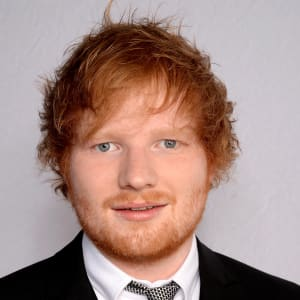
#> input picture Code/ed_sheeran.jpg, 300 x 300 px
$ jupyter execute 'Edge Detection.ipynb'   (older library calls are emulated)
#> lines starting #> are read from the running program, lines starting #| are printed output that depends on the picture; after the words box and inside, x2 and y2 are one past the last pixel; in counts of white or black regions, pixels touching at a corner belong together
[cell 1]
import matplotlib.image as mpimg
import matplotlib.pyplot as plt
import numpy as np

import cv2

[cell 2]
ed  = cv2.imread('ed_sheeran.jpg')
#> ed is the input picture: shape (300, 300, 3); mean B, G, R 131.9, 138.4, 165.4
jay = cv2.imread('jay_chou.jpg')

cv2.imshow('Ed_Sheeran', ed)

# cv2.waitKey()
# cv2.destroyAllWindows()

[cell 3]
ed.shape
#> Out = (300, 300, 3)

[cell 4]
gray_ed = cv2.cvtColor(ed, cv2.COLOR_BGR2GRAY)
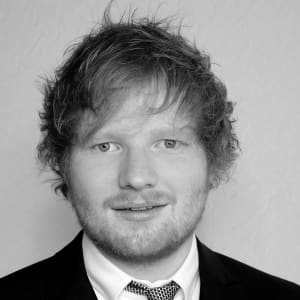
#> gray_ed: shape (300, 300); min 0, max 255, mean 145.7
cv2.imshow("Gray Ed Sheeran", gray_ed)

[cell 5]
#Sobel X

x_sobel_3 = cv2.Sobel(gray_ed, cv2.CV_64F, dx=1, dy=0, ksize=3)
x_sobel_5 = cv2.Sobel(gray_ed, cv2.CV_64F, dx=1, dy=0, ksize=5)
x_sobel_7 = cv2.Sobel(gray_ed, cv2.CV_64F, dx=1, dy=0, ksize=7)

cv2.imshow('Sobel_X_3', x_sobel_3)
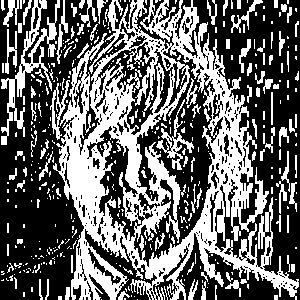
#> window 'Sobel_X_3': shape (300, 300); 40.2% white; 427 white regions (312 under 20 px), largest, box (x1, y1, x2, y2) and area: (53, 0, 299, 300) 26216, (1, 0, 60, 145) 1794, (156, 99, 194, 170) 538
cv2.imshow('Sobel_X_5', x_sobel_5)
cv2.imshow('Sobel_X_7', x_sobel_7)
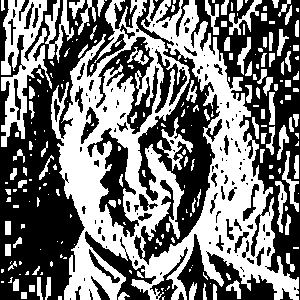
#> window 'Sobel_X_7': shape (300, 300); 47% white; 224 white regions (122 under 20 px), largest, box (x1, y1, x2, y2) and area: (51, 0, 299, 300) 30256, (1, 0, 52, 147) 3192, (45, 0, 74, 63) 717

cv2.waitKey()
cv2.destroyAllWindows()

[cell 6]
#Sobel Y
y_sobel_3 = cv2.Sobel(gray_ed, cv2.CV_64F, dx=0, dy=1, ksize=3)
y_sobel_5 = cv2.Sobel(gray_ed, cv2.CV_64F, dx=0, dy=1, ksize=5)
y_sobel_7 = cv2.Sobel(gray_ed, cv2.CV_64F, dx=0, dy=1, ksize=7)

cv2.imshow('Sobel_Y_3', y_sobel_3)
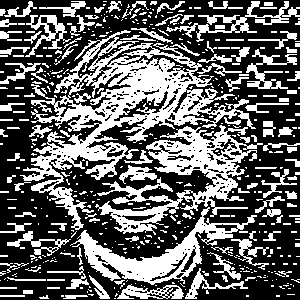
#> window 'Sobel_Y_3': shape (300, 300); 38.5% white; 501 white regions (376 under 20 px), largest, box (x1, y1, x2, y2) and area: (20, 30, 256, 230) 11614, (95, 125, 263, 235) 5500, (70, 207, 257, 285) 3556
cv2.imshow('Sobel_Y_5', y_sobel_5)
cv2.imshow('Sobel_Y_7', y_sobel_7)
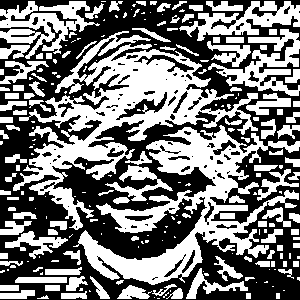
#> window 'Sobel_Y_7': shape (300, 300); 47.8% white; 226 white regions (104 under 20 px), largest, box (x1, y1, x2, y2) and area: (13, 31, 258, 230) 12769, (73, 125, 300, 285) 10658, (0, 1, 100, 59) 2426

cv2.waitKey()
cv2.destroyAllWindows()

#Sobel X & Y
sobel_3 = cv2.Sobel(gray_ed, cv2.CV_64F, dx=1, dy=1, ksize=3)
sobel_5 = cv2.Sobel(gray_ed, cv2.CV_64F, dx=1, dy=1, ksize=5)
sobel_7 = cv2.Sobel(gray_ed, cv2.CV_64F, dx=1, dy=1, ksize=7)

cv2.imshow('Sobel_3', sobel_3)
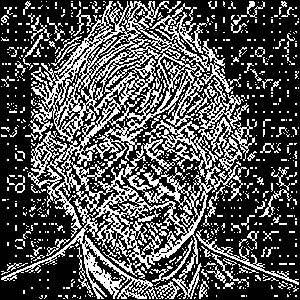
#> window 'Sobel_3': shape (300, 300); 32.4% white in thin lines or dots
cv2.imshow('Sobel_5', sobel_5)
cv2.imshow('Sobel_7', sobel_7)
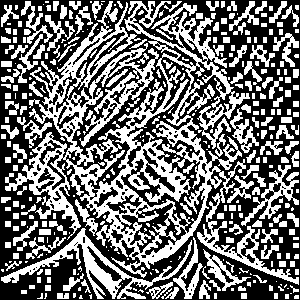
#> window 'Sobel_7': shape (300, 300); 44.1% white; 364 white regions (160 under 20 px), largest, box (x1, y1, x2, y2) and area: (5, 1, 299, 285) 21809, (1, 228, 192, 299) 2329, (241, 165, 299, 226) 887

cv2.waitKey()
cv2.destroyAllWindows()

[cell 7]
#Laplacian

laplacian = cv2.Laplacian(gray_ed, cv2.CV_64F)
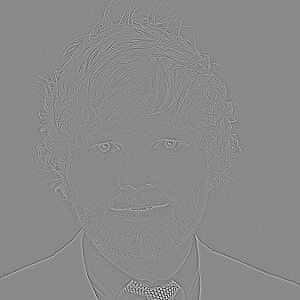
#> laplacian: shape (300, 300) float64; min -463, max 394, mean 0; drawn with min black and max white
cv2.imshow('Laplacian', laplacian)
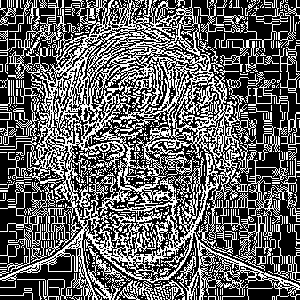
#> window 'Laplacian': shape (300, 300); 38.5% white in thin lines or dots
cv2.waitKey()
cv2.destroyAllWindows()

[cell 8]
#Canny
threshold_1 = 120
threshold_2 = 200


canny = cv2.Canny(gray_ed, threshold_1, threshold_2)
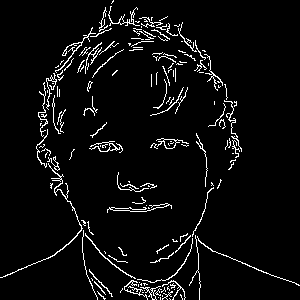
#> canny: shape (300, 300); 4.9% white in thin lines or dots

cv2.imshow('Canny', canny)
cv2.waitKey()
cv2.destroyAllWindows()
